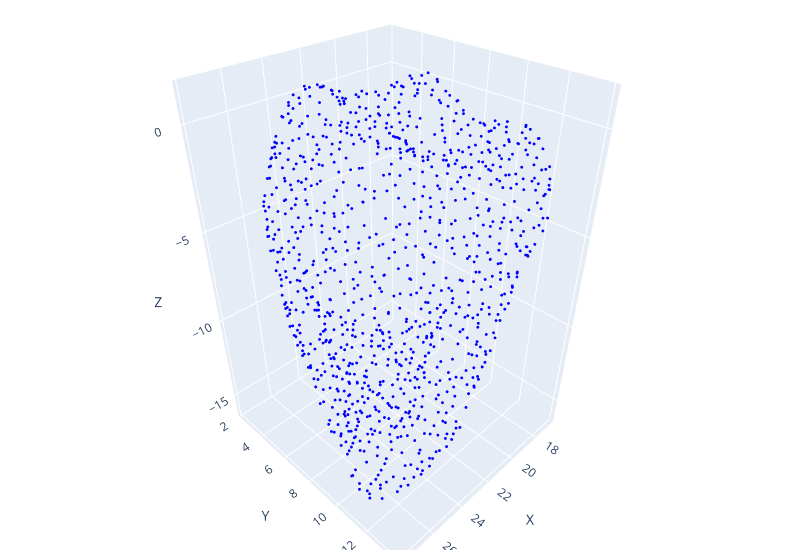
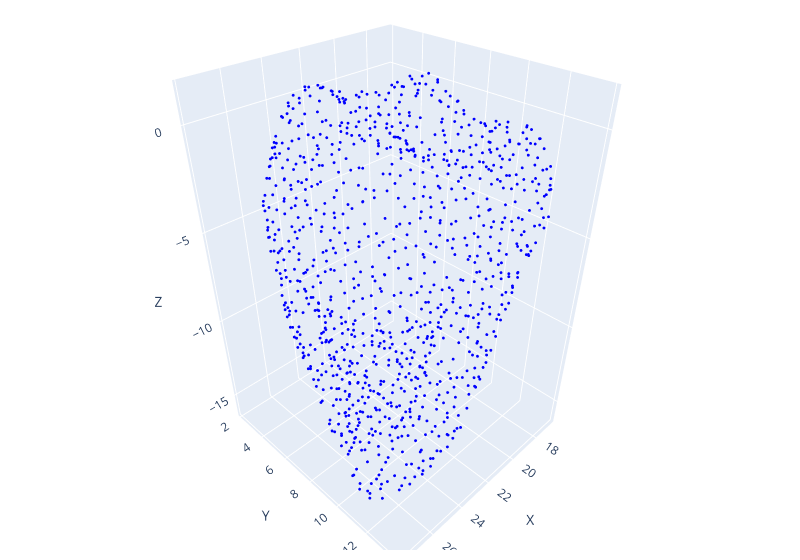

Notebook code for these charts, in order:
### Code cell
# predict points
# Initialize model
POINT_DIM = 3 
hidden_features = 64
latent_dim = 32

model_epoch = 558#386#274
model = DiffusionNetAutoencoder(POINT_DIM, hidden_features, latent_dim)
model.load_state_dict(torch.load(f'models_head/best_model_epoch_{model_epoch}.pth'))
model.eval().to("cpu")

points_to_pred = torch.from_numpy(np.array(pointsOrig1, dtype=np.float32))
# points_to_pred += 10
batch = PointCloudDataset((points_to_pred,), k=6)
pred, hidden = model(batch[0].x, batch[0].edge_index, batch[0].edge_weight)
points = pred.detach().numpy()
# points = points_to_pred
points.shape # (1024, 3)

plot_points(points, 
            # epoch=model_epoch # save html
            )
plot_points(points_to_pred)
pred.shape, hidden.shape # (torch.Size([256, 3]), torch.Size([256, 32])) ??????? 256 = num_points

### Figure 1 — Plotly figure (JSON) as saved in the notebook; plotly's stock layout.template omitted (floating-point values rounded to 4 significant figures; data arrays with more than 128 entries replaced by an {"elided": "..."} marker saying what was removed)
{"data": [{"marker": {"color": "blue", "size": 1}, "mode": "markers", "type": "scatter3d", "x": {"elided": "1024 float values"}, "y": {"elided": "1024 float values"}, "z": {"elided": "1024 float values"}}], "layout": {"margin": {"b": 10, "l": 10, "r": 20, "t": 10}, "scene": {"xaxis": {"title": {"text": "X"}}, "yaxis": {"title": {"text": "Y"}}, "zaxis": {"title": {"text": "Z"}}}, "width": 800}}

### Figure 2 — Plotly figure (JSON) as saved in the notebook; plotly's stock layout.template omitted (floating-point values rounded to 4 significant figures; data arrays with more than 128 entries replaced by an {"elided": "..."} marker saying what was removed)
{"data": [{"marker": {"color": "blue", "size": 1}, "mode": "markers", "type": "scatter3d", "x": {"elided": "1024 float values"}, "y": {"elided": "1024 float values"}, "z": {"elided": "1024 float values"}}], "layout": {"margin": {"b": 10, "l": 10, "r": 20, "t": 10}, "scene": {"xaxis": {"title": {"text": "X"}}, "yaxis": {"title": {"text": "Y"}}, "zaxis": {"title": {"text": "Z"}}}, "width": 800}}
